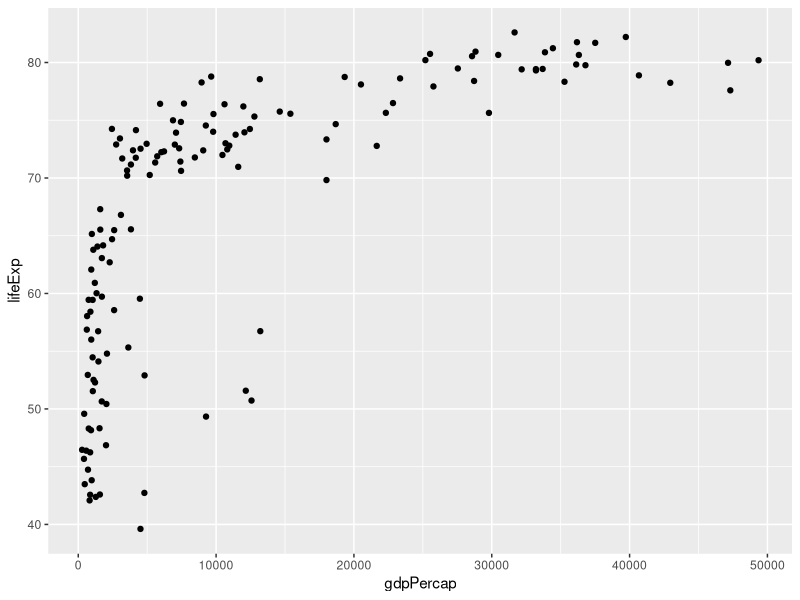
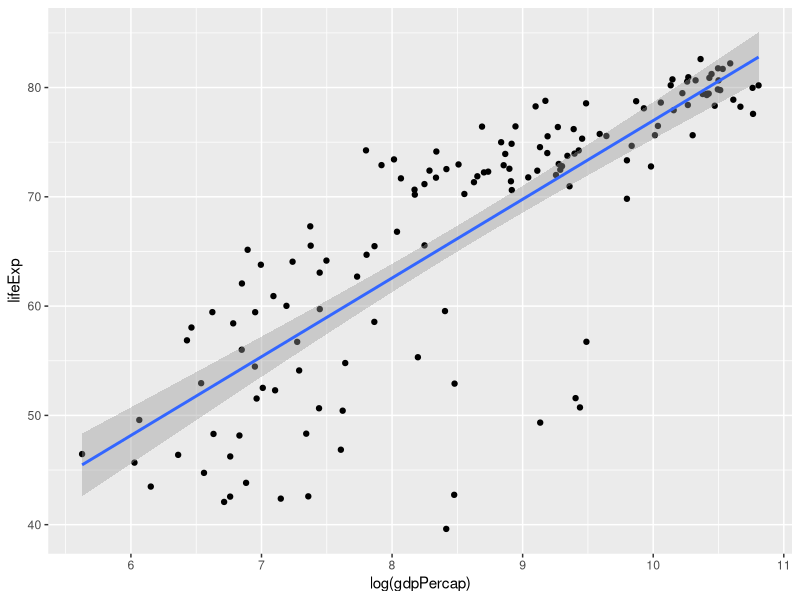
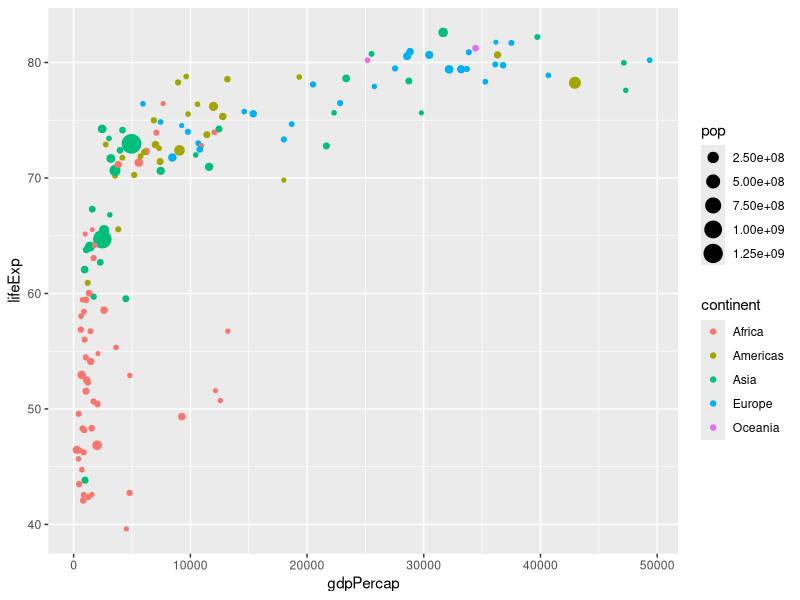
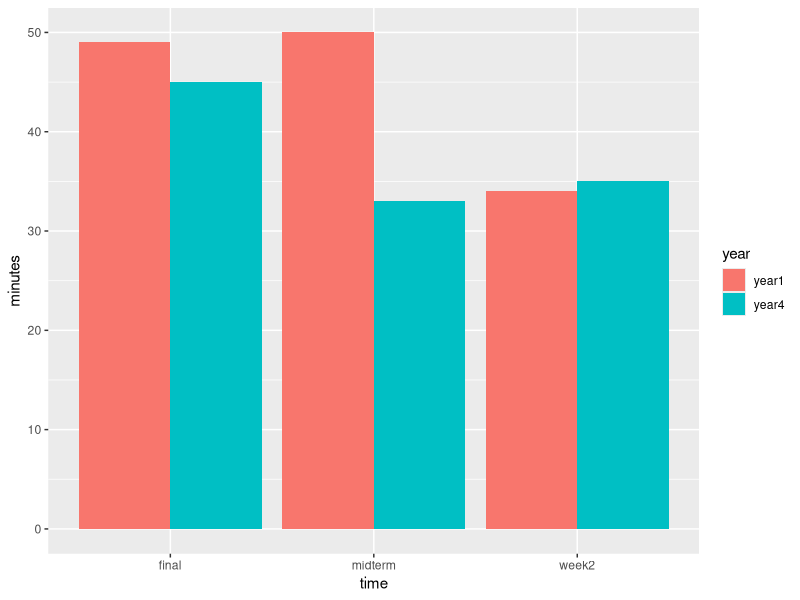
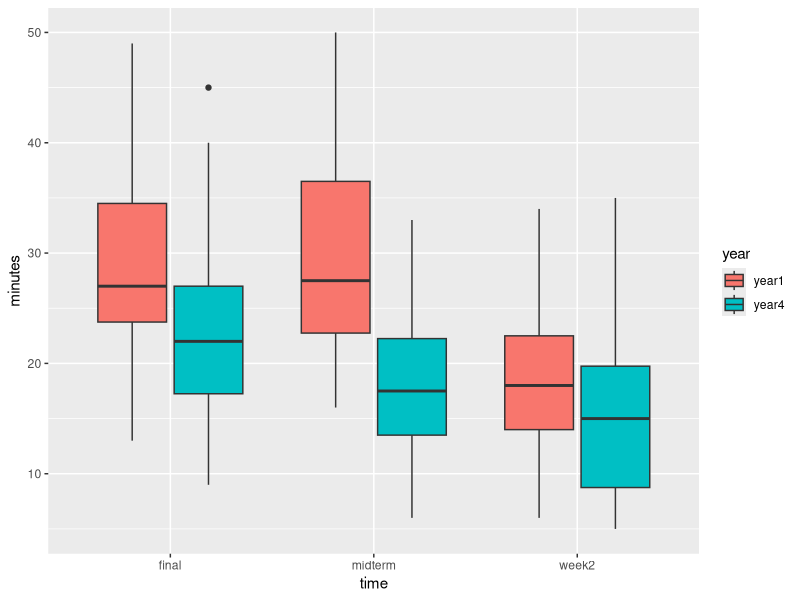
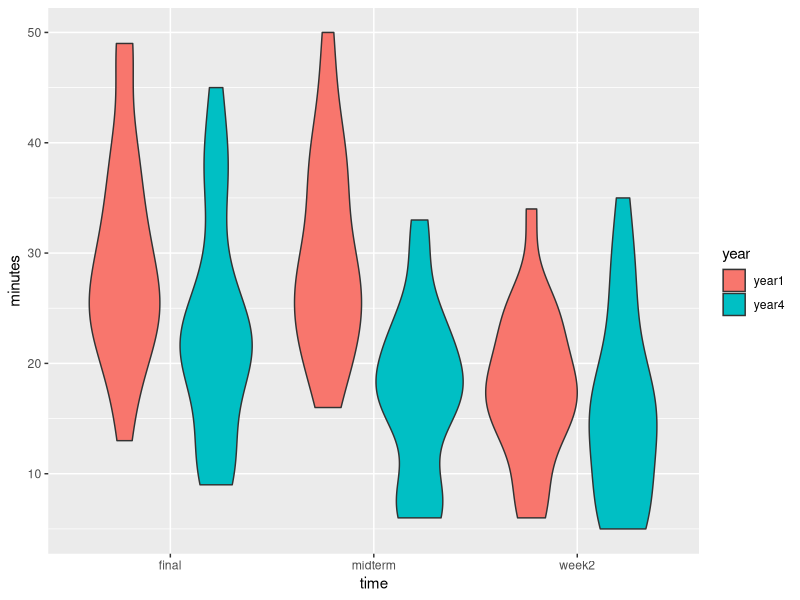
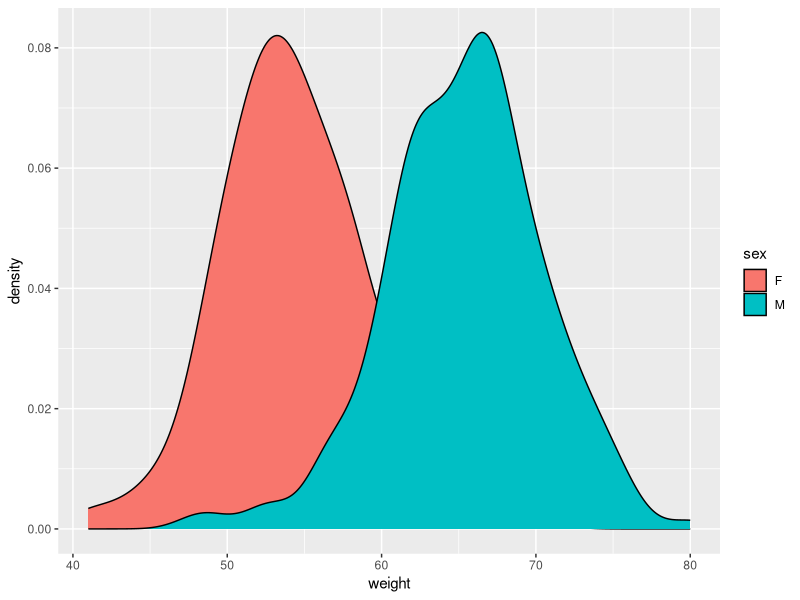
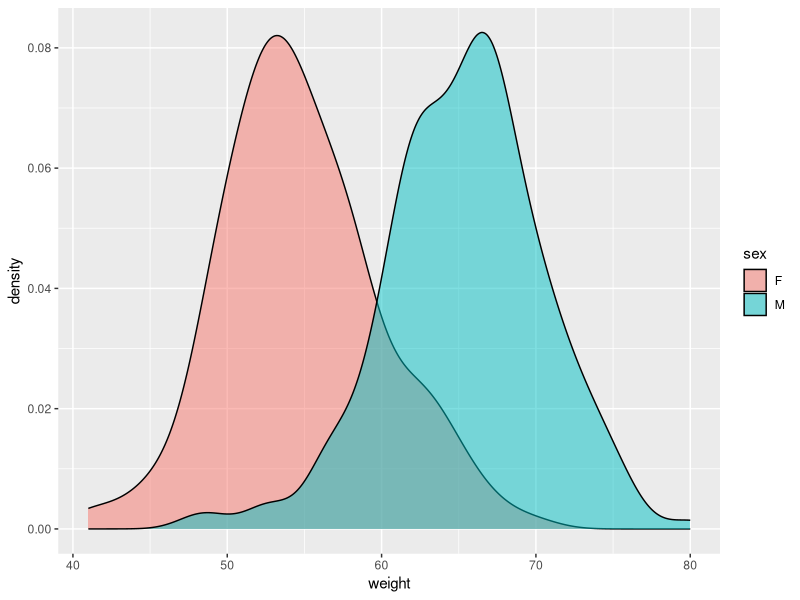

Recreate these plots in R, in order.
## ---- chunk 1
library(tidyverse)
library(here)
library(ggplot2)
library(patchwork)
## ---- chunk 2
scatter=read.csv(here("data/scatter.csv"))%>%dplyr::select(-X)
head(scatter)
## ---- chunk 3
ggplot(scatter,aes(x=gdpPercap,y=lifeExp))+
  geom_point()

## ---- chunk 4
ggplot(scatter,aes(x=log(gdpPercap),y=lifeExp))+
  geom_point()+
  geom_smooth(method="lm")
## ---- chunk 5
ggplot(scatter,aes(x=gdpPercap,y=lifeExp))+
  geom_point(aes(colour=continent,size=pop))
## ---- chunk 6
bar=read.csv(here("data/bar_plot.csv"))
head(bar)
## ---- chunk 7
ggplot(bar, aes(x=time,y=minutes,fill=year))+geom_bar(position="dodge",stat="identity")
## ---- chunk 8
ggplot(bar, aes(x=time,y=minutes,fill=year))+geom_boxplot()
## ---- chunk 9
ggplot(bar, aes(x=time,y=minutes,fill=year))+
  geom_violin()
## ---- chunk 10
density=read.csv(here("data/denisty.csv"))
head(density)
## ---- chunk 11
ggplot(density, aes(x=weight,fill=sex)) + 
  geom_density()
## ---- chunk 12
ggplot(density, aes(x=weight,fill=sex)) + 
  geom_density(alpha=0.5)
## ---- chunk 13
ggplot(scatter,aes(x=gdpPercap,y=lifeExp))+
  geom_point(aes(colour=continent,size=pop))+
  xlab(" GDP Per Capita")+
  ylab("Life Expectancy")
## ---- chunk 14
ggplot(scatter,aes(x=gdpPercap,y=lifeExp))+
  geom_point(aes(colour=continent,size=pop))+
  xlab(" GDP Per Capita")+
  ylab("Life Expectancy")+
  theme_bw()
## ---- chunk 15
scatter_bw=ggplot(scatter,aes(x=gdpPercap,y=lifeExp))+
  geom_point(aes(colour=continent,size=pop))+
  xlab(" GDP Per Capita")+
  ylab("Life Expectancy")+
  ggtitle(("theme_bw"))+
  theme_bw()+
  theme(legend.position = "none")
scatter_light=ggplot(scatter,aes(x=gdpPercap,y=lifeExp))+
  geom_point(aes(colour=continent,size=pop))+
  xlab(" GDP Per Capita")+
  ylab("Life Expectancy")+
  ggtitle("theme_classic")+
  theme_classic()+
  theme(legend.position = "none")
scatter_dark=ggplot(scatter,aes(x=gdpPercap,y=lifeExp))+
  geom_point(aes(colour=continent,size=pop))+
  xlab(" GDP Per Capita")+
  ylab("Life Expectancy")+
  ggtitle("theme_dark")+
  theme_dark()+
  theme(legend.position = "none")
scatter_minimal=ggplot(scatter,aes(x=gdpPercap,y=lifeExp))+
  geom_point(aes(colour=continent,size=pop))+
  xlab(" GDP Per Capita")+
  ylab("Life Expectancy")+
  ggtitle("theme_minimal")+
  theme_minimal()+
  theme(legend.position = "none")


## ---- chunk 16
(scatter_bw|scatter_light)/(scatter_dark|scatter_minimal)
## ---- chunk 17
ggplot(scatter,aes(x=gdpPercap,y=lifeExp))+
  geom_point(aes(colour=continent,size=pop))+
  xlab(" GDP Per Capita")+
  ylab("Life Expectancy")+
  theme_bw()+
  theme(panel.grid = element_blank())
## ---- chunk 18
ggplot(scatter,aes(x=gdpPercap,y=lifeExp))+
  geom_point(aes(colour=continent,size=pop))+
  xlab(" GDP Per Capita")+
  ylab("Life Expectancy")+
  theme_bw()+
  theme(panel.grid.major.x = element_blank(),
        panel.grid.minor.x = element_blank())
## ---- chunk 19
ggplot(scatter,aes(x=gdpPercap,y=lifeExp))+
  geom_point(aes(colour=continent,size=pop))+
  xlab(" GDP Per Capita")+
  ylab("Life Expectancy")+
  guides(colour=guide_legend(title="Continent"),size=guide_legend(title="Population"))+
  theme_bw()+
  theme(panel.grid.major.x = element_blank(),
        panel.grid.minor.x = element_blank())
## ---- chunk 20
ggplot(scatter,aes(x=gdpPercap,y=lifeExp))+
  geom_point(aes(colour=continent,size=pop))+
  scale_colour_viridis_d()+
  ggtitle("Scatterplot with Viridis Colouring")+
  xlab(" GDP Per Capita")+
  ylab("Life Expectancy")+
  guides(colour=guide_legend(title="Continent"),size=guide_legend(title="Population"))+
  theme_bw()+
  theme(panel.grid.major.x = element_blank(),
        panel.grid.minor.x = element_blank())
## ---- chunk 21
ggplot(scatter,aes(x=gdpPercap,y=lifeExp))+
  geom_point(aes(colour=continent,size=pop))+
  scale_colour_brewer(palette = "Paired")+
  ggtitle("Scatterplot with Colour Brewer")+
  xlab(" GDP Per Capita")+
  ylab("Life Expectancy")+
  guides(colour=guide_legend(title="Continent"),size=guide_legend(title="Population"))+
  theme_bw()+
  theme(panel.grid.major.x = element_blank(),
        panel.grid.minor.x = element_blank())
## ---- chunk 22
ggplot(scatter,aes(x=gdpPercap,y=lifeExp))+
  geom_point(aes(colour=continent,size=pop))+
  scale_colour_manual(values=c("orangered3","slateblue","lightseagreen","orchid3","sienna2"))+
  ggtitle("Scatterplot with Manual Colours")+
  xlab(" GDP Per Capita")+
  ylab("Life Expectancy")+
  guides(colour=guide_legend(title="Continent"),size=guide_legend(title="Population"))+
  theme_bw()+
  theme(panel.grid.major.x = element_blank(),
        panel.grid.minor.x = element_blank())
## ---- chunk 23
ggplot(scatter,aes(x=gdpPercap,y=lifeExp))+
  geom_point(aes(colour=continent,size=pop))+
  scale_colour_viridis_d()+
  xlab(" GDP Per Capita")+
  ylab("Life Expectancy")+
  guides(colour=guide_legend(title="Continent"),size=guide_legend(title="Population"))+
  theme_bw()+
  theme(panel.grid.major.x = element_blank(),
        panel.grid.minor.x = element_blank())+
  facet_grid(~continent)
## ---- chunk 24
ggplot(scatter,aes(x=gdpPercap,y=lifeExp))+
  geom_point(aes(colour=continent,size=pop))+
  scale_colour_viridis_d()+
  xlab(" GDP Per Capita")+
  ylab("Life Expectancy")+
  guides(colour=guide_legend(title="Continent"),size=guide_legend(title="Population"))+
  theme_bw()+
  theme(panel.grid.major.x = element_blank(),
        panel.grid.minor.x = element_blank(),
        axis.text.x = element_text(angle=45,vjust=0.5))+
  facet_grid(~continent)
